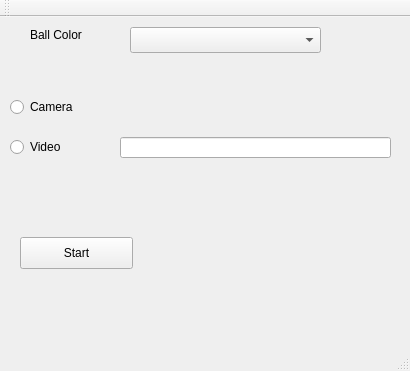
<?xml version="1.0" encoding="UTF-8"?>
<ui version="4.0">
 <class>MainWindow</class>
 <widget class="QMainWindow" name="MainWindow">
  <property name="geometry">
   <rect>
    <x>0</x>
    <y>0</y>
    <width>410</width>
    <height>371</height>
   </rect>
  </property>
  <property name="windowTitle">
   <string>MainWindow</string>
  </property>
  <widget class="QWidget" name="centralWidget">
   <widget class="QComboBox" name="colorComboBox">
    <property name="geometry">
     <rect>
      <x>130</x>
      <y>10</y>
      <width>191</width>
      <height>26</height>
     </rect>
    </property>
   </widget>
   <widget class="QLabel" name="label">
    <property name="geometry">
     <rect>
      <x>30</x>
      <y>10</y>
      <width>61</width>
      <height>16</height>
     </rect>
    </property>
    <property name="text">
     <string>Ball Color</string>
    </property>
   </widget>
   <widget class="QPushButton" name="pushButton">
    <property name="geometry">
     <rect>
      <x>20</x>
      <y>220</y>
      <width>113</width>
      <height>32</height>
     </rect>
    </property>
    <property name="text">
     <string>Start</string>
    </property>
   </widget>
   <widget class="QRadioButton" name="camRB">
    <property name="geometry">
     <rect>
      <x>10</x>
      <y>80</y>
      <width>100</width>
      <height>20</height>
     </rect>
    </property>
    <property name="text">
     <string>Camera</string>
    </property>
   </widget>
   <widget class="QRadioButton" name="videoRB">
    <property name="geometry">
     <rect>
      <x>10</x>
      <y>120</y>
      <width>100</width>
      <height>20</height>
     </rect>
    </property>
    <property name="text">
     <string>Video</string>
    </property>
   </widget>
   <widget class="QLineEdit" name="pathLineEdit">
    <property name="geometry">
     <rect>
      <x>120</x>
      <y>120</y>
      <width>271</width>
      <height>21</height>
     </rect>
    </property>
   </widget>
   <zorder>colorComboBox</zorder>
   <zorder>label</zorder>
   <zorder>pushButton</zorder>
   <zorder>camRB</zorder>
   <zorder>videoRB</zorder>
   <zorder>pathLineEdit</zorder>
   <zorder>pathLineEdit</zorder>
  </widget>
  <widget class="QMenuBar" name="menuBar">
   <property name="geometry">
    <rect>
     <x>0</x>
     <y>0</y>
     <width>410</width>
     <height>22</height>
    </rect>
   </property>
  </widget>
  <widget class="QToolBar" name="mainToolBar">
   <attribute name="toolBarArea">
    <enum>TopToolBarArea</enum>
   </attribute>
   <attribute name="toolBarBreak">
    <bool>false</bool>
   </attribute>
  </widget>
  <widget class="QStatusBar" name="statusBar"/>
 </widget>
 <layoutdefault spacing="6" margin="11"/>
 <resources/>
 <connections/>
</ui>
